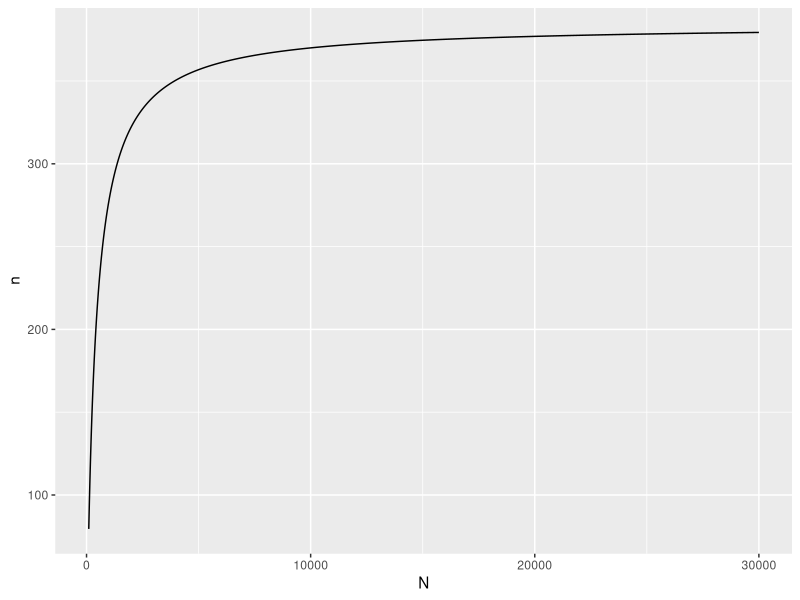
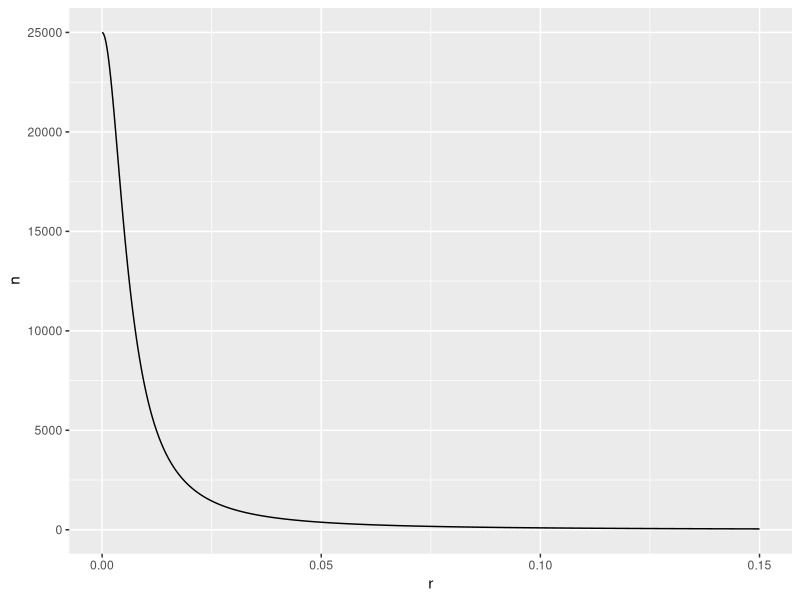
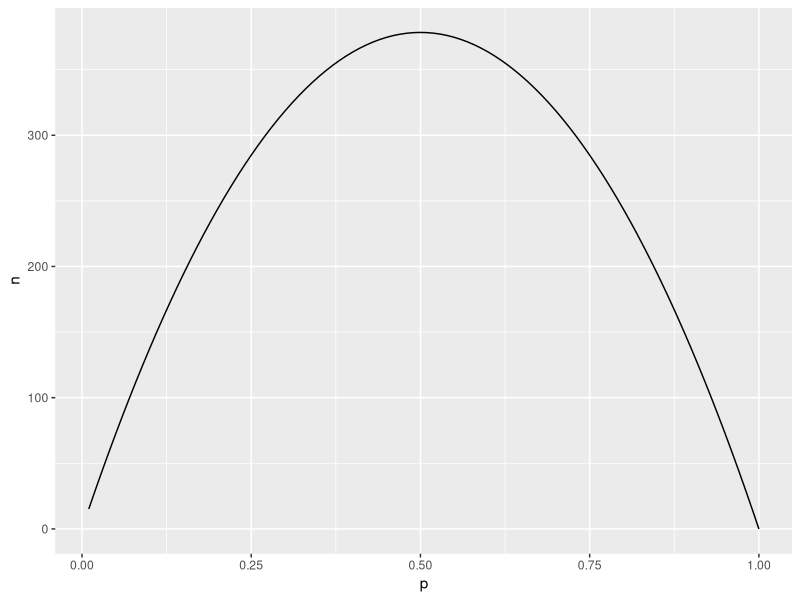

The R source for these figures, in order:
## ---- chunk 1
knitr::opts_chunk$set(echo = FALSE)
library(ggplot2)
## ---- chunk 2
N <- seq(100, 30000, by=10) # Secuencia del 100 al 30,000 con saltos de 10 en 10
r = 0.05 # Error absoluto de +/-5%
p = 0.5 # Proporción de 50%
q = 1-p
Z = 1.96 # Valor para un nivel de 95% de confianza

n <- ((Z^2)*N*p*q) / (((r^2)*(N-1)) + ((Z^2)*p*q)) # Tamaño de muestra

datos <- cbind(N, n) # Pega los vectores N y n por posición
datos <-as.data.frame(datos) # Convierte el objeto datos a la clase DATAFRAME
## ---- chunk 3
ggplot(datos) +
  geom_line(mapping = aes(x = N, y = n))
## ---- chunk 4
r <- seq(0.00001, 0.15, length.out=1000)
N = 25000
p = 0.5
q = 1-p
Z = 1.96
n <- ((Z^2)*N*p*q) / (((r^2)*(N-1)) + ((Z^2)*p*q))
datos <- cbind(N, n)
datos <-as.data.frame(datos)
## ---- chunk 5
ggplot(datos) +
  geom_line(mapping = aes(x = r, y = n))
## ---- chunk 6
p <- seq(0.01, 1, length.out=100)
N = 25000
r = 0.05
q = 1-p
Z = 1.96
n <- ((Z^2)*N*p*q) / (((r^2)*(N-1)) + ((Z^2)*p*q))
datos <- cbind(N, n)
datos <-as.data.frame(datos)
## ---- chunk 7
ggplot(datos) +
  geom_line(mapping = aes(x = p, y = n))
